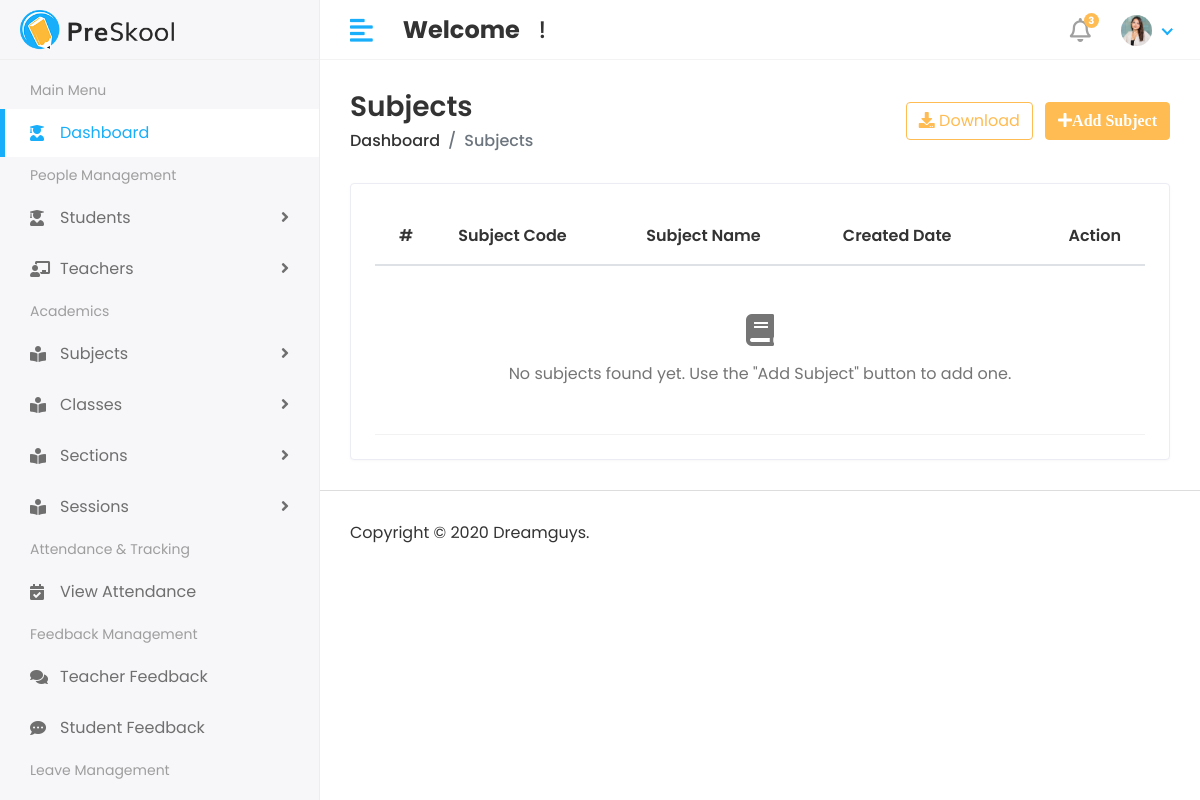
The app's page /academic/subject-list/, older data.
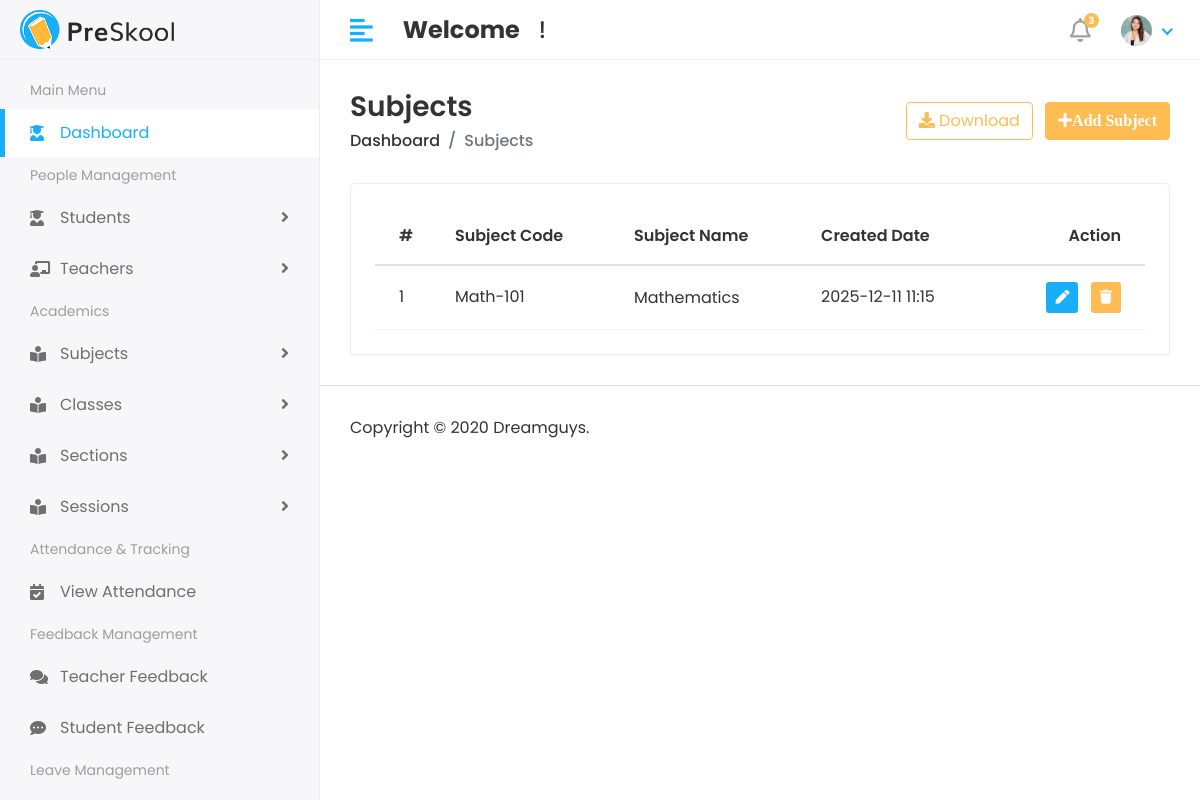
The same page, newer data.
### academic/models.py (models this page shows, shortened)
class Subject(models.Model):
    name = models.CharField(
        max_length=100,
        verbose_name="Subject Name"
    )
    code = models.CharField(
        max_length=20,
        unique=True,
        verbose_name="Subject Code"
    )
    created_at = models.DateTimeField(
        auto_now_add=True,
        verbose_name="Created On"
    )

### academic/views.py (the view)
# urls.py: path('subject-list/', subject_list, name='subject_list'),
def subject_list(request):
    subjects = Subject.objects.all().order_by('-created_at')
    context = {
        'subjects': subjects
    }
    return render(request, 'Academic/subject/subject_list.html', context)

### templates/Academic/subject/subject_list.html
{% extends "base.html" %}
{% block content %}
<div class="content container-fluid">
               <div class="page-header">
                  <div class="row align-items-center">
                     <div class="col">
                        <h3 class="page-title">Subjects</h3>
                        <ul class="breadcrumb">
                           <li class="breadcrumb-item"><a href="index.html">Dashboard</a></li>
                           <li class="breadcrumb-item active">Subjects</li>
                        </ul>
                     </div>
                     <div class="col-auto text-right float-right ml-auto">
                        <a href="#" class="btn btn-outline-primary mr-2"><i class="fas fa-download"></i> Download</a>
                        <a href="{% url 'add_subject' %}" class="btn btn-primary"><i class="fas fa-plus">Add Subject</i></a>
                     </div>
                  </div>
               </div>
               <div class="row">
                  <div class="col-sm-12">
                     <div class="card card-table">
                        <div class="card-body">
                           <div class="table-responsive">
                              <table class="table table-hover table-center mb-0 datatable">
                                 <thead>
                                    <tr>
                                       <th>#</th>
                                       <th>Subject Code</th>
                                       <th>Subject Name</th>
                                       <th>Created Date</th>
                                       <th class="text-right">Action</th>
                                    </tr>
                                 </thead>
                                 <tbody>
                                    {% for subject in subjects %}
                                    <tr>
                                       <td>{{ forloop.counter }}</td>
                                       <td>{{ subject.code }}</td>
                                       <td>
                                          <h2>
                                             <a>{{ subject.name }}</a>
                                          </h2>
                                       </td>
                                       <td>{{ subject.created_at|date:"Y-m-d H:i"|default:"—" }}</td>
                                       <td class="text-right">
                                          <div class="actions">
                                             <a href="{% url 'edit_subject' subject.id %}" class="btn btn-sm bg-success-light mr-2">
                                             <i class="fas fa-pen"></i>
                                             </a>
                                             <a href="{% url 'delete_subject' subject.id %}" class="btn btn-sm bg-danger-light" onclick="return confirm('Are you sure you want to delete this subject?')">
                                             <i class="fas fa-trash"></i>
                                             </a>
                                          </div>
                                       </td>
                                    </tr>
                                    {% empty %}
                                    <tr>
                                       <td colspan="5" class="text-center py-5">
                                          <div class="text-muted">
                                             <i class="fas fa-book fa-2x mb-3 d-block"></i>
                                             No subjects found yet. Use the "Add Subject" button to add one.
                                          </div>
                                       </td>
                                    </tr>
                                    {% endfor %}
                                 </tbody>
                              </table>
                           </div>
                        </div>
                     </div>
                  </div>
               </div>
            </div>
{% endblock %}

Row changes from the older to the newer data that the page shows:
added Subject: code "Math-101", name "Mathematics", created_at "2025-12-11 11:15"
Text that changed along with them:
text no longer shown: "No subjects found yet. Use the \"Add Subject\" button to add one."
